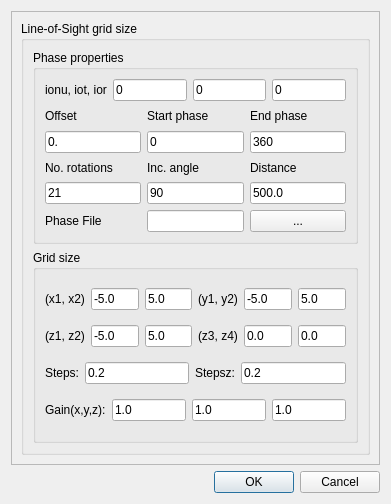
<?xml version="1.0" encoding="UTF-8"?>
<ui version="4.0">
 <class>lineOfSight</class>
 <widget class="QDialog" name="lineOfSight">
  <property name="geometry">
   <rect>
    <x>0</x>
    <y>0</y>
    <width>391</width>
    <height>504</height>
   </rect>
  </property>
  <property name="minimumSize">
   <size>
    <width>391</width>
    <height>504</height>
   </size>
  </property>
  <property name="maximumSize">
   <size>
    <width>500</width>
    <height>600</height>
   </size>
  </property>
  <property name="windowTitle">
   <string>Line of Sight grid</string>
  </property>
  <layout class="QVBoxLayout" name="verticalLayout_2">
   <item>
    <widget class="QFrame" name="frameLineofSight">
     <property name="frameShape">
      <enum>QFrame::StyledPanel</enum>
     </property>
     <property name="frameShadow">
      <enum>QFrame::Raised</enum>
     </property>
     <layout class="QVBoxLayout" name="verticalLayout_3">
      <item>
       <widget class="QGroupBox" name="groupLOS">
        <property name="title">
         <string>Line-of-Sight grid size</string>
        </property>
        <layout class="QVBoxLayout" name="verticalLayout_4">
         <item>
          <widget class="QGroupBox" name="groupPhaseProps">
           <property name="title">
            <string>Phase properties</string>
           </property>
           <layout class="QVBoxLayout" name="verticalLayout_5">
            <item>
             <layout class="QHBoxLayout" name="groupFreqs">
              <item>
               <widget class="QLabel" name="labelFreqxy">
                <property name="toolTip">
                 <string>&lt;html&gt;&lt;head/&gt;&lt;body&gt;&lt;p&gt;Sequencial indexes of frequency.&lt;/p&gt;&lt;/body&gt;&lt;/html&gt;</string>
                </property>
                <property name="text">
                 <string>ionu, iot, ior</string>
                </property>
               </widget>
              </item>
              <item>
               <widget class="QLineEdit" name="textionu">
                <property name="text">
                 <string>0</string>
                </property>
               </widget>
              </item>
              <item>
               <widget class="QLineEdit" name="textiot">
                <property name="text">
                 <string>0</string>
                </property>
               </widget>
              </item>
              <item>
               <widget class="QLineEdit" name="textior">
                <property name="text">
                 <string>0</string>
                </property>
               </widget>
              </item>
             </layout>
            </item>
            <item>
             <layout class="QGridLayout" name="gridLayoutPhaseProps">
              <item row="0" column="1">
               <widget class="QLabel" name="labelStarPhase">
                <property name="toolTip">
                 <string>&lt;html&gt;&lt;head/&gt;&lt;body&gt;&lt;p&gt;phase1&lt;/p&gt;&lt;/body&gt;&lt;/html&gt;</string>
                </property>
                <property name="text">
                 <string>Start phase</string>
                </property>
               </widget>
              </item>
              <item row="2" column="0">
               <widget class="QLabel" name="labelNoRotation">
                <property name="toolTip">
                 <string>&lt;html&gt;&lt;head/&gt;&lt;body&gt;&lt;p&gt;nphase&lt;/p&gt;&lt;/body&gt;&lt;/html&gt;</string>
                </property>
                <property name="text">
                 <string>No. rotations</string>
                </property>
               </widget>
              </item>
              <item row="2" column="2">
               <widget class="QLabel" name="labelDistance">
                <property name="toolTip">
                 <string>&lt;html&gt;&lt;head/&gt;&lt;body&gt;&lt;p&gt;dd&lt;/p&gt;&lt;/body&gt;&lt;/html&gt;</string>
                </property>
                <property name="text">
                 <string>Distance</string>
                </property>
               </widget>
              </item>
              <item row="2" column="1">
               <widget class="QLabel" name="labelIncAngle">
                <property name="toolTip">
                 <string>&lt;html&gt;&lt;head/&gt;&lt;body&gt;&lt;p&gt;dinc&lt;/p&gt;&lt;/body&gt;&lt;/html&gt;</string>
                </property>
                <property name="text">
                 <string>Inc. angle</string>
                </property>
               </widget>
              </item>
              <item row="3" column="2">
               <widget class="QLineEdit" name="textDistance">
                <property name="text">
                 <string>500.0</string>
                </property>
               </widget>
              </item>
              <item row="1" column="0">
               <widget class="QLineEdit" name="textOffset">
                <property name="text">
                 <string>0.</string>
                </property>
               </widget>
              </item>
              <item row="3" column="0">
               <widget class="QLineEdit" name="textNoRotation">
                <property name="text">
                 <string>21</string>
                </property>
               </widget>
              </item>
              <item row="0" column="0">
               <widget class="QLabel" name="labelOffset">
                <property name="text">
                 <string>Offset</string>
                </property>
               </widget>
              </item>
              <item row="0" column="2">
               <widget class="QLabel" name="labelEndPhase">
                <property name="toolTip">
                 <string>&lt;html&gt;&lt;head/&gt;&lt;body&gt;&lt;p&gt;phasen&lt;/p&gt;&lt;/body&gt;&lt;/html&gt;</string>
                </property>
                <property name="text">
                 <string>End phase</string>
                </property>
               </widget>
              </item>
              <item row="4" column="0">
               <widget class="QLabel" name="labelPhaseFile">
                <property name="toolTip">
                 <string>&lt;html&gt;&lt;head/&gt;&lt;body&gt;&lt;p&gt;If No. rotation es 0 then you must include a phase file called 'phases' with phases. These are values &amp;lt;0,1&amp;gt; and count from the x axis so that No. rotation = 0 or 1.0 is primary eclipse if xcp&amp;gt;0, ycp=zcp=0, Inc. angle = 90.&lt;/p&gt;&lt;/body&gt;&lt;/html&gt;</string>
                </property>
                <property name="text">
                 <string>Phase File</string>
                </property>
               </widget>
              </item>
              <item row="4" column="1">
               <widget class="QLineEdit" name="textAddPhases"/>
              </item>
              <item row="4" column="2">
               <widget class="QPushButton" name="buttonAddPhases">
                <property name="text">
                 <string>...</string>
                </property>
               </widget>
              </item>
              <item row="1" column="1">
               <widget class="QLineEdit" name="textStartPhase">
                <property name="text">
                 <string>0</string>
                </property>
               </widget>
              </item>
              <item row="1" column="2">
               <widget class="QLineEdit" name="textEndPhase">
                <property name="text">
                 <string>360</string>
                </property>
               </widget>
              </item>
              <item row="3" column="1">
               <widget class="QLineEdit" name="textIncAngle">
                <property name="text">
                 <string>90</string>
                </property>
               </widget>
              </item>
             </layout>
            </item>
           </layout>
          </widget>
         </item>
         <item>
          <widget class="QGroupBox" name="groupGridSize">
           <property name="title">
            <string>Grid size</string>
           </property>
           <layout class="QVBoxLayout" name="verticalLayout">
            <item>
             <layout class="QHBoxLayout" name="horizontalLayout_2">
              <item>
               <widget class="QLabel" name="labelx1x2">
                <property name="toolTip">
                 <string>&lt;html&gt;&lt;head/&gt;&lt;body&gt;&lt;p&gt;rmdx1, rmdx2&lt;/p&gt;&lt;/body&gt;&lt;/html&gt;</string>
                </property>
                <property name="text">
                 <string>(x1, x2)</string>
                </property>
               </widget>
              </item>
              <item>
               <widget class="QLineEdit" name="textx1">
                <property name="text">
                 <string>-5.0</string>
                </property>
               </widget>
              </item>
              <item>
               <widget class="QLineEdit" name="textx2">
                <property name="text">
                 <string>5.0</string>
                </property>
               </widget>
              </item>
              <item>
               <widget class="QLabel" name="labely1y2">
                <property name="toolTip">
                 <string>&lt;html&gt;&lt;head/&gt;&lt;body&gt;&lt;p&gt;rmdy1, rmdy2&lt;/p&gt;&lt;/body&gt;&lt;/html&gt;</string>
                </property>
                <property name="text">
                 <string>(y1, y2)</string>
                </property>
               </widget>
              </item>
              <item>
               <widget class="QLineEdit" name="texty1">
                <property name="text">
                 <string>-5.0</string>
                </property>
               </widget>
              </item>
              <item>
               <widget class="QLineEdit" name="texty2">
                <property name="text">
                 <string>5.0</string>
                </property>
               </widget>
              </item>
             </layout>
            </item>
            <item>
             <layout class="QHBoxLayout" name="horizontalLayout_3">
              <item>
               <widget class="QLabel" name="labelz1z2">
                <property name="toolTip">
                 <string>&lt;html&gt;&lt;head/&gt;&lt;body&gt;&lt;p&gt;rmdz1, rmdz2&lt;/p&gt;&lt;/body&gt;&lt;/html&gt;</string>
                </property>
                <property name="text">
                 <string>(z1, z2)</string>
                </property>
               </widget>
              </item>
              <item>
               <widget class="QLineEdit" name="textz1">
                <property name="text">
                 <string>-5.0</string>
                </property>
               </widget>
              </item>
              <item>
               <widget class="QLineEdit" name="textz2">
                <property name="text">
                 <string>5.0</string>
                </property>
               </widget>
              </item>
              <item>
               <widget class="QLabel" name="labelz3z4">
                <property name="toolTip">
                 <string>&lt;html&gt;&lt;head/&gt;&lt;body&gt;&lt;p&gt;rmdz3, rmdz4&lt;/p&gt;&lt;/body&gt;&lt;/html&gt;</string>
                </property>
                <property name="text">
                 <string>(z3, z4)</string>
                </property>
               </widget>
              </item>
              <item>
               <widget class="QLineEdit" name="textz3">
                <property name="text">
                 <string>0.0</string>
                </property>
               </widget>
              </item>
              <item>
               <widget class="QLineEdit" name="textz4">
                <property name="text">
                 <string>0.0</string>
                </property>
               </widget>
              </item>
             </layout>
            </item>
            <item>
             <layout class="QHBoxLayout" name="horizontalLayout">
              <item>
               <widget class="QLabel" name="labelSteps">
                <property name="text">
                 <string>Steps:</string>
                </property>
               </widget>
              </item>
              <item>
               <widget class="QLineEdit" name="textSteps">
                <property name="text">
                 <string>0.2</string>
                </property>
               </widget>
              </item>
              <item>
               <widget class="QLabel" name="labelStepsz">
                <property name="text">
                 <string>Stepsz:</string>
                </property>
               </widget>
              </item>
              <item>
               <widget class="QLineEdit" name="textStepsz">
                <property name="text">
                 <string>0.2</string>
                </property>
               </widget>
              </item>
             </layout>
            </item>
            <item>
             <layout class="QHBoxLayout" name="horizontalLayout_4">
              <item>
               <widget class="QLabel" name="labelGain">
                <property name="toolTip">
                 <string>&lt;html&gt;&lt;head/&gt;&lt;body&gt;&lt;p&gt;gainx, gainy, gainz&lt;/p&gt;&lt;/body&gt;&lt;/html&gt;</string>
                </property>
                <property name="text">
                 <string>Gain(x,y,z):</string>
                </property>
               </widget>
              </item>
              <item>
               <widget class="QLineEdit" name="textGainx">
                <property name="text">
                 <string>1.0</string>
                </property>
               </widget>
              </item>
              <item>
               <widget class="QLineEdit" name="textGainy">
                <property name="text">
                 <string>1.0</string>
                </property>
               </widget>
              </item>
              <item>
               <widget class="QLineEdit" name="textGainz">
                <property name="text">
                 <string>1.0</string>
                </property>
               </widget>
              </item>
             </layout>
            </item>
           </layout>
          </widget>
         </item>
        </layout>
       </widget>
      </item>
     </layout>
    </widget>
   </item>
   <item>
    <widget class="QDialogButtonBox" name="buttonBox">
     <property name="orientation">
      <enum>Qt::Horizontal</enum>
     </property>
     <property name="standardButtons">
      <set>QDialogButtonBox::Cancel|QDialogButtonBox::Ok</set>
     </property>
    </widget>
   </item>
  </layout>
 </widget>
 <resources/>
 <connections>
  <connection>
   <sender>buttonBox</sender>
   <signal>accepted()</signal>
   <receiver>lineOfSight</receiver>
   <slot>accept()</slot>
   <hints>
    <hint type="sourcelabel">
     <x>248</x>
     <y>254</y>
    </hint>
    <hint type="destinationlabel">
     <x>157</x>
     <y>274</y>
    </hint>
   </hints>
  </connection>
  <connection>
   <sender>buttonBox</sender>
   <signal>rejected()</signal>
   <receiver>lineOfSight</receiver>
   <slot>reject()</slot>
   <hints>
    <hint type="sourcelabel">
     <x>316</x>
     <y>260</y>
    </hint>
    <hint type="destinationlabel">
     <x>286</x>
     <y>274</y>
    </hint>
   </hints>
  </connection>
 </connections>
</ui>
